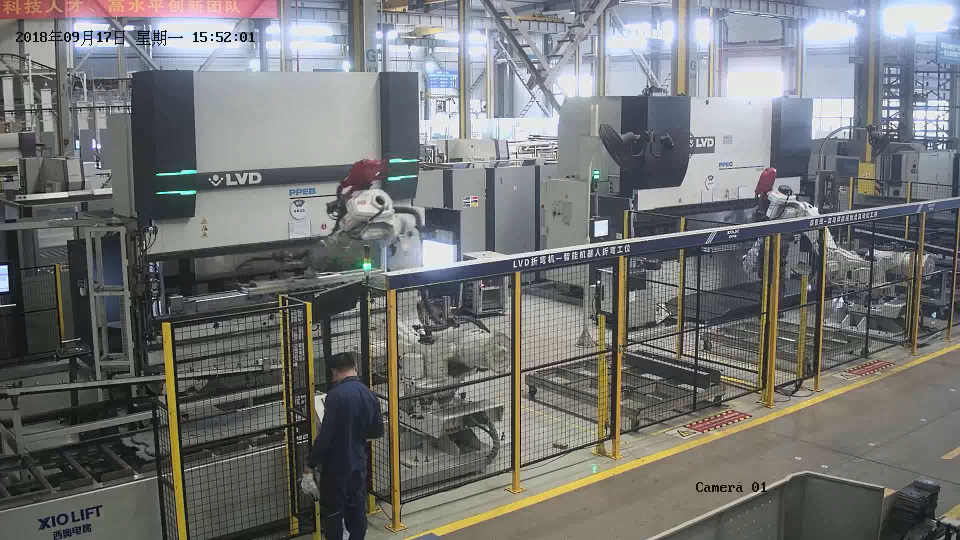
#> input picture oee_demo/pictures/ppebDayOriginal.png, 1920 x 1080 px (shown at 1/2 size)
$ python frame_re.py
#> lines starting #> are read from the running program, lines starting #| are printed output that depends on the picture
import cv2
import numpy as np

frame = cv2.imread('../pictures/ppebDayOriginal.png')
#> frame is the input picture: shape (1080, 1920, 3); mean B, G, R 115.2, 116.4, 114.6

frame_re = cv2.resize(frame,(1280,720))
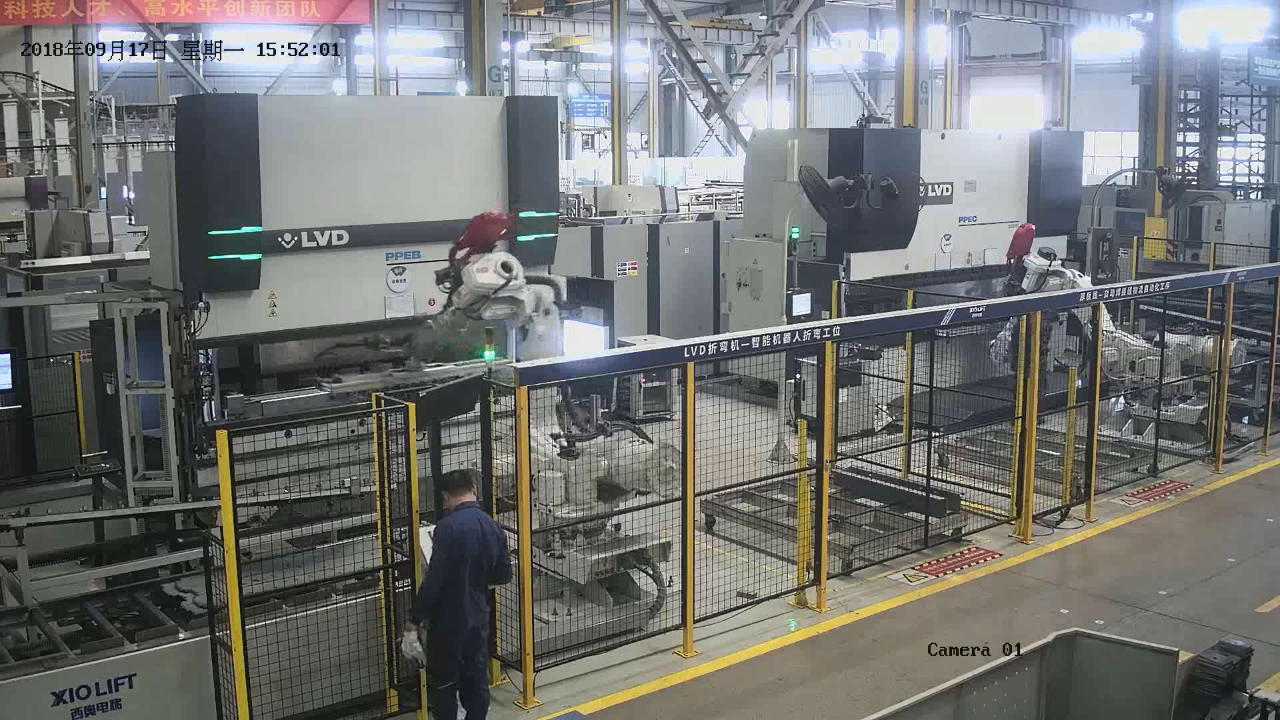
#> frame_re: shape (720, 1280, 3); mean B, G, R 115.2, 116.3, 114.6

cv2.imshow('img1',frame)
print(np.shape(frame_re))
#| (720, 1280, 3)
cv2.imshow('img',frame_re)
cv2.waitKey(0)

$ run again, with oee_demo/pictures/blacktuo-0003.png copied over oee_demo/pictures/ppebDayOriginal.png
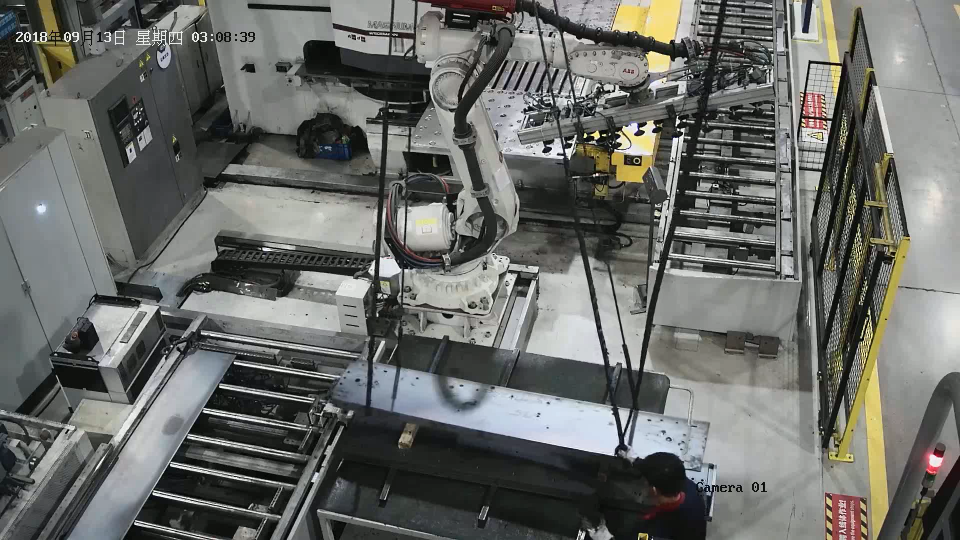
#> input picture oee_demo/pictures/blacktuo-0003.png, 1920 x 1080 px (shown at 1/2 size)
#> frame is the input picture: shape (1080, 1920, 3); mean B, G, R 103.8, 107.4, 105.7
#> `frame_re = cv2.resize(frame,(1280,720))`:
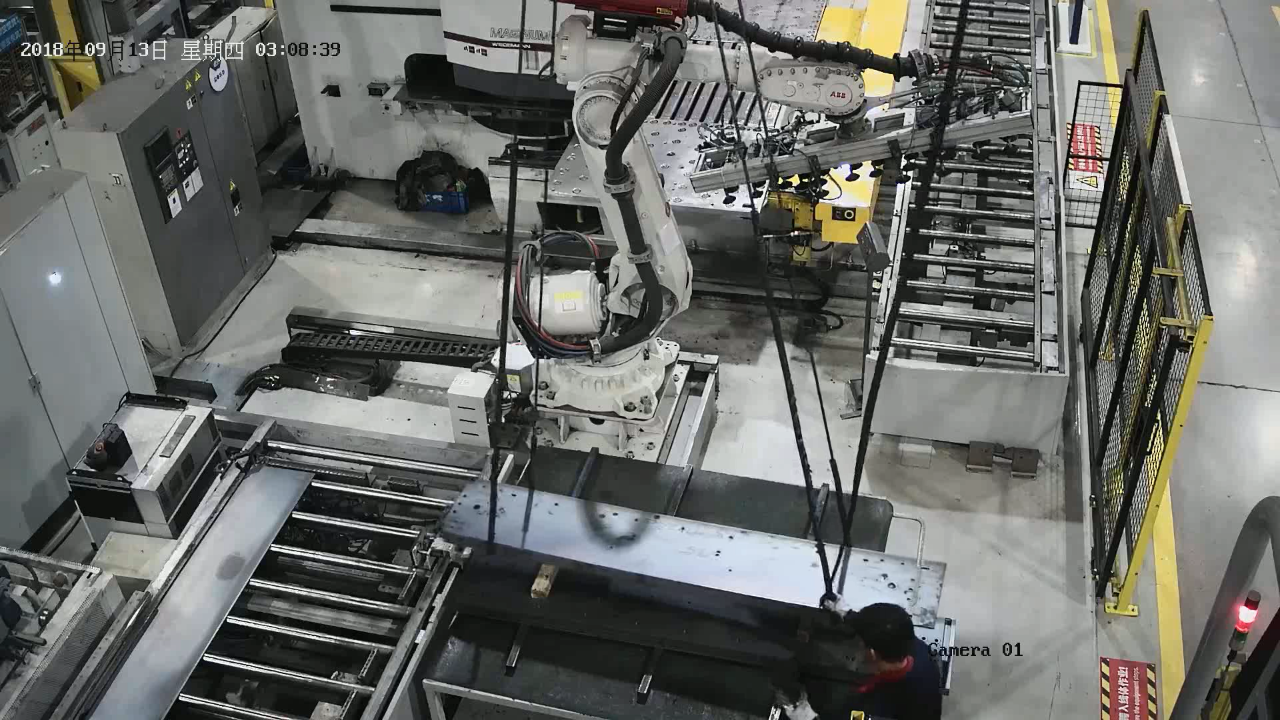
#> frame_re: shape (720, 1280, 3); mean B, G, R 103.8, 107.4, 105.7
#| (720, 1280, 3)

$ run again, with oee_demo/pictures/blacktuo1.png copied over oee_demo/pictures/ppebDayOriginal.png
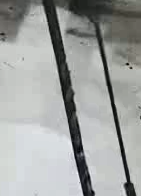
#> input picture oee_demo/pictures/blacktuo1.png, 141 x 196 px
#> frame is the input picture: shape (196, 141, 3); mean B, G, R 160.7, 162.5, 160
#> `frame_re = cv2.resize(frame,(1280,720))`:
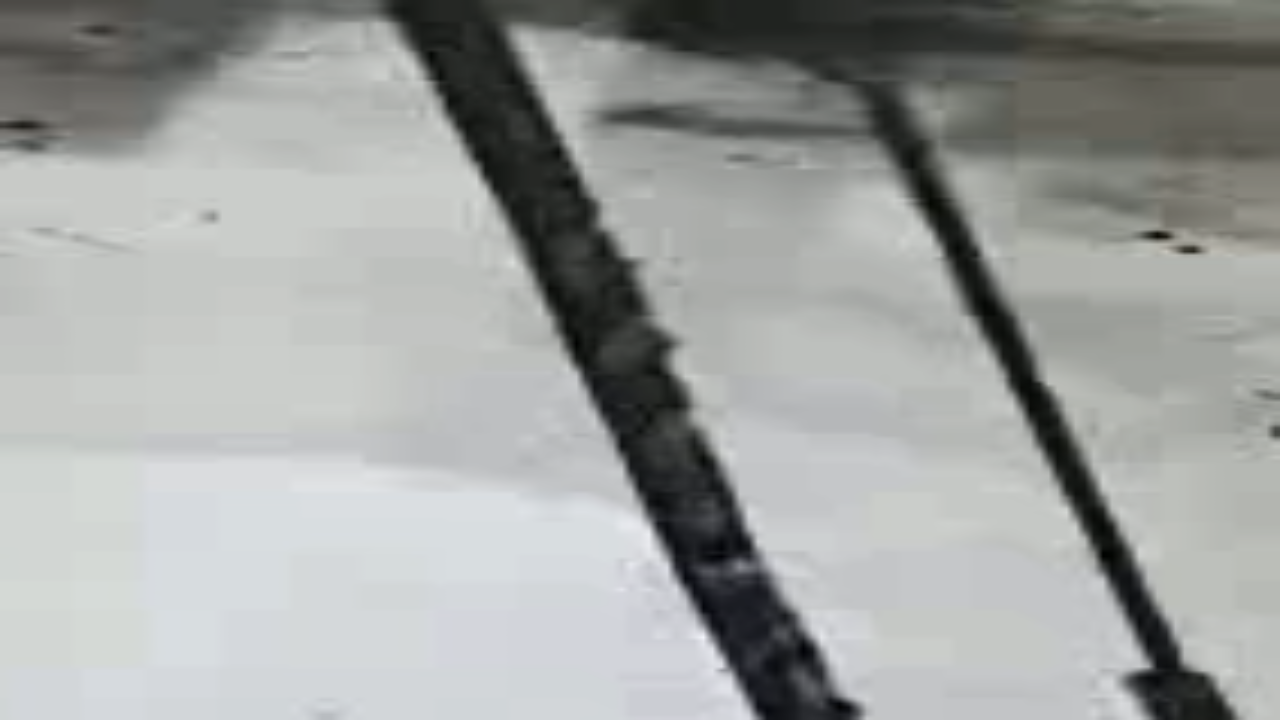
#> frame_re: shape (720, 1280, 3); mean B, G, R 160.6, 162.4, 160
#| (720, 1280, 3)
